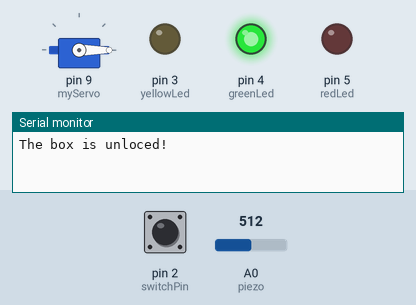
Bench run of a sketch on a simulated Arduino Uno, built with avr-gcc and run on an emulated ATmega328P. On the bench: servo, output pins drawn as LEDs (lit = HIGH), the last lines printed to the serial monitor. The test bench sets the inputs (shaded band); at power-on: pin 2 (switchPin) LOW, A0 (piezo) = 512.

Above: at 1.2 s.
1.3 s: pin 2 (switchPin) pulled HIGH for 0.15 s
At 1.7 s:
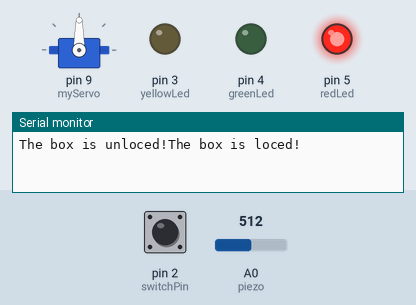
Timing chart, 0 to 4.3 s (numbered marks = the images above; inputs shaded):
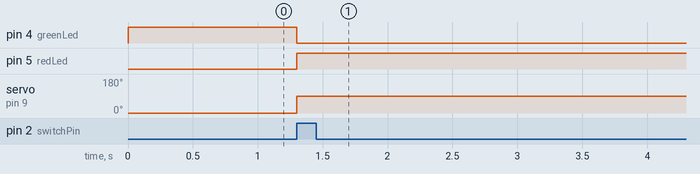

The sketch:

Program.ino
```cpp
#include <Servo.h>
Servo myServo;

constexpr int piezo = A0;
constexpr int switchPin = 2;
constexpr int yellowLed = 3;
constexpr int greenLed = 4;
constexpr int redLed = 5;

int knockVal;
int switchVal;

constexpr int quietKnock = 10;
constexpr int loudKnock = 100;

bool locked = false;
int numberOfKnocks = 0;

void setup() {
  myServo.attach(9);
  pinMode(yellowLed, OUTPUT);
  pinMode(redLed, OUTPUT);
  pinMode(greenLed, OUTPUT);
  pinMode(switchPin, INPUT);
  Serial.begin(9600);
  digitalWrite(greenLed, HIGH);
  myServo.write(0);
  Serial.print("The box is unloced!");
}

void loop() {
  if (!locked) {
    switchVal = digitalRead(switchPin);
    if (switchVal == HIGH) {
      locked = true;
      digitalWrite(greenLed, LOW);
      digitalWrite(redLed, HIGH);
      myServo.write(90);
      Serial.println("The box is loced!");
      delay(1000);
    }
  }
  else {
    knockVal = analogRead(piezo);
    if (numberOfKnocks < 3 && knockVal > 0) {
      if (checkForKnock(knockVal)) {
        numberOfKnocks++;
      }
      Serial.print(3 - numberOfKnocks);
      Serial.println(" more knocks to go");
    }

    if (numberOfKnocks >= 3) {
      locked = false;
      myServo.write(0);
      delay(20);
      digitalWrite(greenLed, HIGH);
      digitalWrite(redLed, LOW);
      Serial.println("The box is unlocked!");
      numberOfKnocks = 0;
    }
  }
}

bool checkForKnock(int value) {
  if (value > quietKnock && value < loudKnock) {
    digitalWrite(yellowLed, HIGH);
    // avoid such blocking delays, get into the blinking state
    delay(50);
    digitalWrite(yellowLed, LOW);
    Serial.print("Valid knock of value ");
    Serial.println(value);
    return true;
  }
  Serial.print("Bad knock value ");
  Serial.println(value);
  return false;
}
```

Measured:
- after the input at 1.3 s, pin 4 (greenLed): HIGH → LOW at once; pin 5 (redLed): LOW → HIGH at once; servo on pin 9 (myServo): 0° → 90° at once
